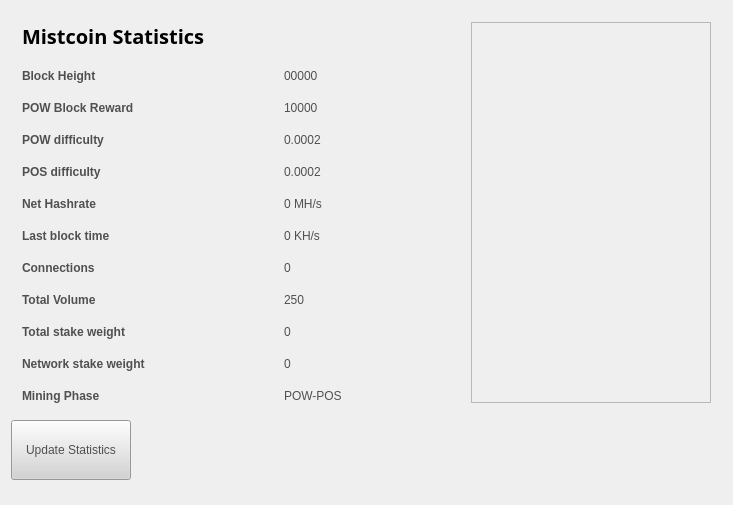
<?xml version="1.0" encoding="UTF-8"?>
<ui version="4.0">
 <class>StatisticsPage</class>
 <widget class="QWidget" name="StatisticsPage">
  <property name="windowModality">
   <enum>Qt::NonModal</enum>
  </property>
  <property name="geometry">
   <rect>
    <x>0</x>
    <y>0</y>
    <width>733</width>
    <height>505</height>
   </rect>
  </property>
  <property name="windowTitle">
   <string>Digging</string>
  </property>
  <property name="styleSheet">
   <string notr="true">color:#505050;
font-family:'Open Sans,sans-serif';</string>
  </property>
  <layout class="QGridLayout" name="gridLayout">
   <property name="sizeConstraint">
    <enum>QLayout::SetMaximumSize</enum>
   </property>
   <item row="2" column="0">
    <spacer name="verticalSpacer">
     <property name="orientation">
      <enum>Qt::Vertical</enum>
     </property>
     <property name="sizeHint" stdset="0">
      <size>
       <width>20</width>
       <height>40</height>
      </size>
     </property>
    </spacer>
   </item>
   <item row="0" column="0">
    <widget class="QFrame" name="gridFrame_2">
     <layout class="QGridLayout" name="gridLayout_4">
      <item row="3" column="0">
       <layout class="QFormLayout" name="formLayout_2">
        <property name="fieldGrowthPolicy">
         <enum>QFormLayout::FieldsStayAtSizeHint</enum>
        </property>
        <property name="horizontalSpacing">
         <number>139</number>
        </property>
        <property name="verticalSpacing">
         <number>18</number>
        </property>
        <property name="rightMargin">
         <number>0</number>
        </property>
        <item row="1" column="0">
         <widget class="QLabel" name="label_14">
          <property name="text">
           <string>&lt;html&gt;&lt;head/&gt;&lt;body&gt;&lt;p&gt;&lt;span style=&quot; font-weight:600;&quot;&gt;Block Height&lt;/span&gt;&lt;/p&gt;&lt;/body&gt;&lt;/html&gt;</string>
          </property>
         </widget>
        </item>
        <item row="1" column="1">
         <widget class="QLabel" name="heightBox">
          <property name="text">
           <string>00000</string>
          </property>
         </widget>
        </item>
        <item row="2" column="0">
         <widget class="QLabel" name="label_12">
          <property name="text">
           <string>&lt;html&gt;&lt;head/&gt;&lt;body&gt;&lt;p&gt;&lt;span style=&quot; font-weight:600;&quot;&gt;POW Block Reward&lt;/span&gt;&lt;/p&gt;&lt;/body&gt;&lt;/html&gt;</string>
          </property>
         </widget>
        </item>
        <item row="2" column="1">
         <widget class="QLabel" name="rewardBox">
          <property name="text">
           <string>10000</string>
          </property>
         </widget>
        </item>
        <item row="3" column="0">
         <widget class="QLabel" name="label_13">
          <property name="text">
           <string>&lt;html&gt;&lt;head/&gt;&lt;body&gt;&lt;p&gt;&lt;span style=&quot; font-weight:600;&quot;&gt;POW difficulty&lt;/span&gt;&lt;/p&gt;&lt;/body&gt;&lt;/html&gt;</string>
          </property>
         </widget>
        </item>
        <item row="3" column="1">
         <widget class="QLabel" name="diffBox">
          <property name="text">
           <string>0.0002</string>
          </property>
         </widget>
        </item>
        <item row="4" column="0">
         <widget class="QLabel" name="label_9">
          <property name="text">
           <string>&lt;html&gt;&lt;head/&gt;&lt;body&gt;&lt;p&gt;&lt;span style=&quot; font-weight:600;&quot;&gt;POS difficulty&lt;/span&gt;&lt;/p&gt;&lt;/body&gt;&lt;/html&gt;</string>
          </property>
         </widget>
        </item>
        <item row="4" column="1">
         <widget class="QLabel" name="diffBox2">
          <property name="text">
           <string>0.0002</string>
          </property>
         </widget>
        </item>
        <item row="5" column="0">
         <widget class="QLabel" name="label_16">
          <property name="text">
           <string>&lt;html&gt;&lt;head/&gt;&lt;body&gt;&lt;p&gt;&lt;span style=&quot; font-weight:600;&quot;&gt;Net Hashrate&lt;/span&gt;&lt;/p&gt;&lt;/body&gt;&lt;/html&gt;</string>
          </property>
         </widget>
        </item>
        <item row="5" column="1">
         <widget class="QLabel" name="pawrateBox">
          <property name="text">
           <string>0 MH/s</string>
          </property>
         </widget>
        </item>
        <item row="6" column="0">
         <widget class="QLabel" name="label3_2">
          <property name="sizePolicy">
           <sizepolicy hsizetype="Preferred" vsizetype="Maximum">
            <horstretch>0</horstretch>
            <verstretch>0</verstretch>
           </sizepolicy>
          </property>
          <property name="text">
           <string>&lt;html&gt;&lt;head/&gt;&lt;body&gt;&lt;p&gt;&lt;span style=&quot; font-weight:600;&quot;&gt;Last block time&lt;/span&gt;&lt;/p&gt;&lt;/body&gt;&lt;/html&gt;</string>
          </property>
         </widget>
        </item>
        <item row="6" column="1">
         <widget class="QLabel" name="localBox">
          <property name="text">
           <string>0 KH/s</string>
          </property>
         </widget>
        </item>
        <item row="7" column="0">
         <widget class="QLabel" name="label1_2">
          <property name="text">
           <string>&lt;html&gt;&lt;head/&gt;&lt;body&gt;&lt;p&gt;&lt;span style=&quot; font-weight:600;&quot;&gt;Connections&lt;/span&gt;&lt;/p&gt;&lt;/body&gt;&lt;/html&gt;</string>
          </property>
         </widget>
        </item>
        <item row="7" column="1">
         <widget class="QLabel" name="connectionBox">
          <property name="text">
           <string>0</string>
          </property>
         </widget>
        </item>
        <item row="8" column="0">
         <widget class="QLabel" name="label_8">
          <property name="text">
           <string>&lt;html&gt;&lt;head/&gt;&lt;body&gt;&lt;p&gt;&lt;span style=&quot; font-weight:600;&quot;&gt;Total Volume&lt;/span&gt;&lt;/p&gt;&lt;/body&gt;&lt;/html&gt;</string>
          </property>
         </widget>
        </item>
        <item row="8" column="1">
         <widget class="QLabel" name="volumeBox">
          <property name="text">
           <string>250</string>
          </property>
         </widget>
        </item>
        <item row="9" column="0">
         <widget class="QLabel" name="label_10">
          <property name="text">
           <string>&lt;html&gt;&lt;head/&gt;&lt;body&gt;&lt;p&gt;&lt;span style=&quot; font-weight:600;&quot;&gt;Total stake weight&lt;/span&gt;&lt;/p&gt;&lt;/body&gt;&lt;/html&gt;</string>
          </property>
         </widget>
        </item>
        <item row="9" column="1">
         <widget class="QLabel" name="minBox">
          <property name="text">
           <string>0</string>
          </property>
         </widget>
        </item>
        <item row="10" column="0">
         <widget class="QLabel" name="label_11">
          <property name="text">
           <string>&lt;html&gt;&lt;head/&gt;&lt;body&gt;&lt;p&gt;&lt;span style=&quot; font-weight:600;&quot;&gt;Network stake weight&lt;/span&gt;&lt;/p&gt;&lt;/body&gt;&lt;/html&gt;</string>
          </property>
         </widget>
        </item>
        <item row="10" column="1">
         <widget class="QLabel" name="maxBox">
          <property name="text">
           <string>0</string>
          </property>
         </widget>
        </item>
        <item row="11" column="0">
         <widget class="QLabel" name="label_15">
          <property name="text">
           <string>&lt;html&gt;&lt;head/&gt;&lt;body&gt;&lt;p&gt;&lt;span style=&quot; font-weight:600;&quot;&gt;Mining Phase&lt;/span&gt;&lt;/p&gt;&lt;/body&gt;&lt;/html&gt;</string>
          </property>
         </widget>
        </item>
        <item row="11" column="1">
         <widget class="QLabel" name="cBox">
          <property name="text">
           <string>POW-POS</string>
          </property>
         </widget>
        </item>
       </layout>
      </item>
      <item row="1" column="0">
       <layout class="QHBoxLayout" name="horizontalLayout_4">
        <property name="spacing">
         <number>7</number>
        </property>
        <item>
         <widget class="QLabel" name="label_5">
          <property name="font">
           <font>
            <family>Open Sans,sans-serif</family>
           </font>
          </property>
          <property name="text">
           <string>&lt;html&gt;&lt;head/&gt;&lt;body&gt;&lt;p&gt;&lt;span style=&quot; font-size:20px; font-weight:600; color:#000000;&quot;&gt;Mistcoin Statistics&lt;/span&gt;&lt;/p&gt;&lt;/body&gt;&lt;/html&gt;</string>
          </property>
         </widget>
        </item>
        <item>
         <spacer name="horizontalSpacer_2">
          <property name="orientation">
           <enum>Qt::Horizontal</enum>
          </property>
          <property name="sizeHint" stdset="0">
           <size>
            <width>40</width>
            <height>20</height>
           </size>
          </property>
         </spacer>
        </item>
       </layout>
      </item>
      <item row="2" column="0">
       <spacer name="verticalSpacer_2">
        <property name="orientation">
         <enum>Qt::Vertical</enum>
        </property>
        <property name="sizeHint" stdset="0">
         <size>
          <width>20</width>
          <height>40</height>
         </size>
        </property>
       </spacer>
      </item>
      <item row="1" column="1" rowspan="3">
       <widget class="QFrame" name="frame">
        <property name="minimumSize">
         <size>
          <width>240</width>
          <height>0</height>
         </size>
        </property>
        <property name="frameShape">
         <enum>QFrame::StyledPanel</enum>
        </property>
        <property name="frameShadow">
         <enum>QFrame::Raised</enum>
        </property>
        <widget class="QLabel" name="label_4">
         <property name="geometry">
          <rect>
           <x>0</x>
           <y>0</y>
           <width>240</width>
           <height>389</height>
          </rect>
         </property>
         <property name="sizePolicy">
          <sizepolicy hsizetype="Preferred" vsizetype="Ignored">
           <horstretch>0</horstretch>
           <verstretch>0</verstretch>
          </sizepolicy>
         </property>
         <property name="minimumSize">
          <size>
           <width>240</width>
           <height>0</height>
          </size>
         </property>
         <property name="pixmap">
          <pixmap resource="../mistcoin.qrc">:/images/stat_logo</pixmap>
         </property>
        </widget>
       </widget>
      </item>
     </layout>
    </widget>
   </item>
   <item row="1" column="0">
    <widget class="QPushButton" name="startButton">
     <property name="sizePolicy">
      <sizepolicy hsizetype="Fixed" vsizetype="Fixed">
       <horstretch>0</horstretch>
       <verstretch>0</verstretch>
      </sizepolicy>
     </property>
     <property name="minimumSize">
      <size>
       <width>120</width>
       <height>60</height>
      </size>
     </property>
     <property name="styleSheet">
      <string notr="true">background:lightgrey;</string>
     </property>
     <property name="text">
      <string>Update Statistics</string>
     </property>
    </widget>
   </item>
  </layout>
 </widget>
 <layoutdefault spacing="6" margin="11"/>
 <resources>
  <include location="../mistcoin.qrc"/>
 </resources>
 <connections/>
</ui>
